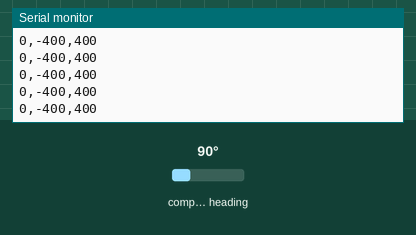
A sketch run on a simulated Arduino Uno, built with avr-gcc and run on an emulated ATmega328P. Parts: the last lines printed to the serial monitor. Wiring (inferred from the names in the program): HMC5883L compass at I2C address 0x1E. Inputs (shaded band) come from the test bench; at power-on: compass heading 90°.

Above: at 1.7 s.
1.8 s: compass heading set to 7°
At 1.9 s:
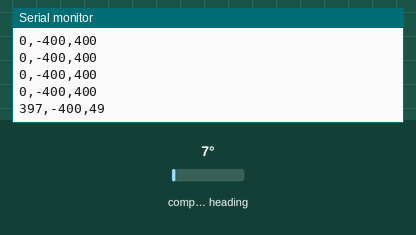
3.3 s: compass heading set to 180°
At 3.32 s:
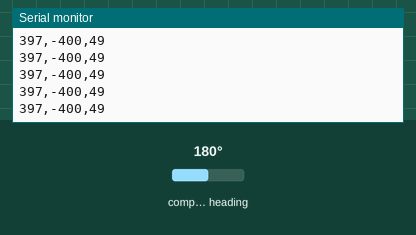
Timing chart, 0 to 6.3 s (numbered marks = the images above; inputs shaded):
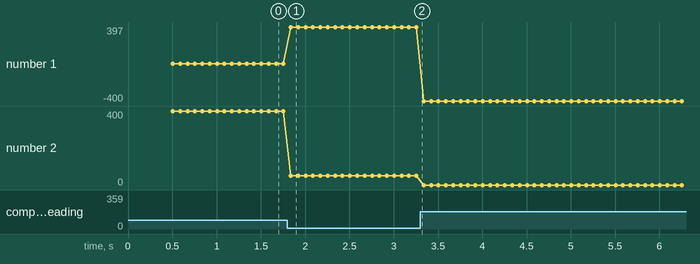

Measured:
- after the input at 1.8 s, the serial monitor: prints a new line at once (image 1)
- plotted number 1: 0 → 397 after the input at 1.8 s
- plotted number 2: 400 → 49 after the input at 1.8 s

The sketch:

hmlc5883l.ino
```cpp
/*============================================================================*/
/* hmc5883l.ino - Lawrence Cushman and Andrew Simpson, 2013.
/*              - github: lawrencecushman
/*
/*  This arduino sketch reads x, y, z-axis output data from the hmc5883l
/*  magnetometer. There are two functions defined that provide updates to this
/*  data:
/*    - updateMagValues(), which iteratively reads the 6 output registers
/*    AND
/*    - updateMagValuesWithRepeatedStart(), takes advantage of the repeated
/*      start feature of I2C and allows for 3x faster read times, on average.
/*
/*  Thus, updateMagValuesWithRepeatedStart() should be used, if possible.
/*
/*============================================================================*/

#include <Wire.h>

// Slave Address. In the documentation, this address is called SAD
#define DEVICE_ADDRESS 0x1E

/*----------------------------------------------------------------------------*/
/*  REGISTER MAPPING
/*   The registers are further defined in the datasheet. Addresses with two
/*   stars (**) in the comment are used in this code. In the case of control
/*   registers, ** means they are modified from their default values.
/*----------------------------------------------------------------------------*/
#define CTRL_REG_A 0x00 // ** Configuration Register A
#define CTRL_REG_B 0x01 // Configuration Register B
#define MODE_REG   0x02 // ** Control Register for the data mode
#define DATA_XH    0x03 // ** X-Axis MSB
#define DATA_XL    0x04 // ** X-Axis LSB
#define DATA_YH    0x05 // ** Y-Axis MSB
#define DATA_YL    0x06 // ** Y-Axis LSB
#define DATA_ZH    0x07 // ** Z-Axis MSB
#define DATA_ZL    0x08 // ** Z-Axis LSB
#define STATUS_REG 0x09 // Contains status bits LSb:Ready, 2LBSb:Locked
#define ID_REG_A   0x0A // Identification Register A
#define ID_REG_B   0x0B // Identification Register B
#define ID_REG_C   0x0C // Identification Register C

byte x_l, y_l, z_l, x_h, y_h, z_h; // LSB and MSB of 8-bit output readings
long x,y,z;                        // 16-bit magnetometer output values


void setup(){
  Wire.begin();        // set up I2C
  Serial.begin(9600);
  delay(500);
  setupMagnetometer();
  updateMagValuesWithRepeatedStart();
}

void loop() {
  updateMagValues();
   // updateMagValuesWithRepeatedStart(); // set x, y and z.
    print_CSV();                        // print values in CSV format
  delay(80); // Reccomended minimum delay = 67ms(pg.18 of documentation)
}


// Update Magnetometer Values
//  Reads the 6 magnetometer output registers using six separate calls to
//  readRegister().  Readings are stored in the x, y, and z integer variables.
//  The performance of this function is crippled compared to the Repeated Start
//  implementation.
void updateMagValues(){
  x_l = readRegister(DATA_XL);
  x_h = readRegister(DATA_XH);
  y_l = readRegister(DATA_YL);
  y_h = readRegister(DATA_YH);
  z_l = readRegister(DATA_ZL);
  z_h = readRegister(DATA_ZH);

  x = x_l | (x_h << 8);
  y = y_l | (y_h << 8);
  z = z_l | (z_h << 8);
}


// Update Magnetometer Values with Repeated Start
//  Reads the 6 magnetometer output registers with a single call to
//  readSequentialRegisters(). Readings are stored in the x, y, and z integer
//  variables.
void updateMagValuesWithRepeatedStart(){
  byte byteArray[6];
  readSequentialRegisters(DATA_XH, byteArray, 6); //

  x = byteArray[1] | (byteArray[0] << 8); //
  y = byteArray[3] | (byteArray[2] << 8);
  z = byteArray[5] | (byteArray[4] << 8);
}


// Read Sequential Registers
//  Reads multiple registers with adjacent addresses. This function takes
//  advantage of I2C's repeated start mechanism, which avoids unnecessary start
//  conditions and acknowklegements. The L3G4200D needs to be explicitly told to
//  increment to the next register after each read. If the MSb of the address is
//  1, the register address is automatically incremented.
//  For more information, see pg. 22 of the L3G4200D documentation.
// Arguments:
//  firstReg  - the address of the first register to be read.
//  byteArray - a pointer to the array the read values will be stored to
//  n         - the size of byteArray
void readSequentialRegisters(byte firstReg, byte* byteArray, int n){
  Wire.beginTransmission(DEVICE_ADDRESS);
  Wire.write(firstReg); // read First Register | Auto-Increment
  Wire.endTransmission();

  Wire.requestFrom(DEVICE_ADDRESS, n);
  while(Wire.available() < n){}
  for (int i=0; i<n; i++){
    byteArray[i] = Wire.read();
  }
}


// Write to Register
//  Writes a byte to a single register.
// Arguments:
//  reg   - the register's 7 bit address
//  value - the value to be stored in the register
// Returns:
//  indicates the status of the transmission via endTransmission():
//    0:success
//    1:data too long to fit in transmit buffer
//    2:received NACK on transmit of address
//    3:received NACK on transmit of data
//    4:other error
int writeRegister(int reg, byte value) {
  Wire.beginTransmission(DEVICE_ADDRESS);
  Wire.write(reg);
  Wire.write(value);
  return Wire.endTransmission();
}


// Read Register
//  Reads data from a single register
// Arguments:
//  reg - the register to read from
// Returns:
//  The data stored in reg
byte readRegister(int reg){
  Wire.beginTransmission(DEVICE_ADDRESS);
  Wire.write(reg);
  Wire.endTransmission();

  Wire.requestFrom(DEVICE_ADDRESS,1);
  while(Wire.available() < 1){}
  return Wire.read();
}


// Setup Magnetometer
//  Sets up the magnetometer's control registers.
//  To take advantage of this function, toggle the bits based on your needs. The
//  default values for each control register are 0b00000000.
//  For more information, see pg.29 of the documentation.
void setupMagnetometer() {
  //            REG      bit# 76543210
  writeRegister(CTRL_REG_A, 0b00010100);  // set data output rate to 30Hz
  writeRegister(CTRL_REG_B, 0b00000000);  // set as default
  writeRegister(MODE_REG  , 0b00000000);  // set to continuous putput mode
}


// Print CSV
//  Prints x, y and z in CSV (Comma-Separated Values) format.
void print_CSV(){
  Serial.print(x);
  Serial.print(",");
  Serial.print(y);
  Serial.print(",");
  Serial.println(z);
}
```
